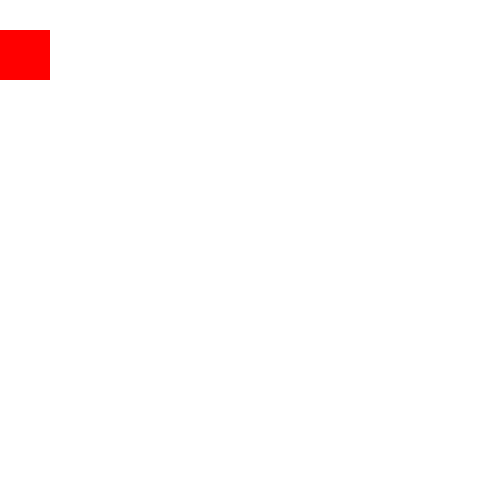
Frame 1 (no input)
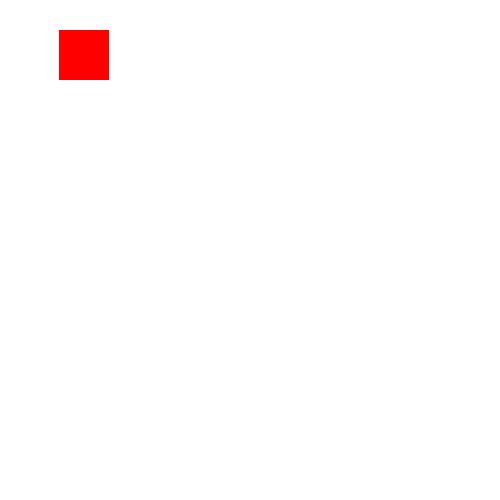
Frame 60 (the mouse pressed at the canvas centre just before this capture)
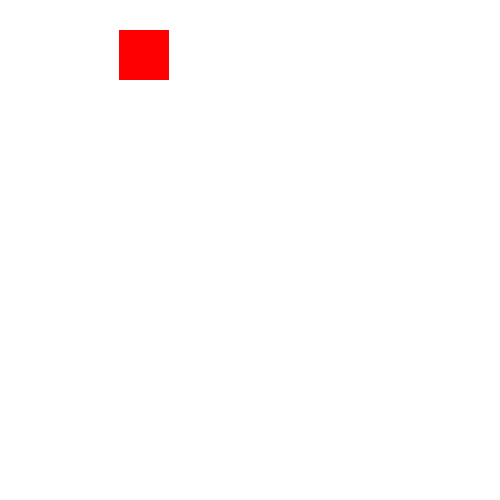
Frame 120 (the mouse held since frame 60 and released just before this capture)

The Processing sketch that drew these frames (run headless with seeded random() and noise(); from frame 60 on, the mouse is pressed at the canvas centre):

// Processing sketch: SingleWrappingSquare
// ── SingleWrappingSquare.pde
//a square that smoothy wraps around

//will have to do 2 squares
//square 1 moves as normal
//then when it reaches rhs, new square appears 
//x value doesnt increment and y increments until y = size of square
//then it starts again

int i;
int t;

void setup()
{
  size(500, 500);
  noStroke();
  fill(255, 0, 0);
  i = 0;
  t = -49;          //starts here as it will slowly move out one pixel at a time to make illusion of wrap
}

void draw()
{
  background(255);
  rect(i, 30, 50, 50);
    if ((i++ >= 450) | (t>=450))  //i increments moving the square right
    { //as soon as not all of sqaure i is visable, the 'wrap' sqaure starts to show
      rect(t, 30, 50, 50);
      t++;              //t increments to move th wrap sqaure right
      if (t >= 450)
      {
        i = -49;        //when t sqaure starts to disappear, i sqaure can be drawn again 
      } 
      if (t == 500)
      {
        t = -49;
      }
    }
    
    
}
